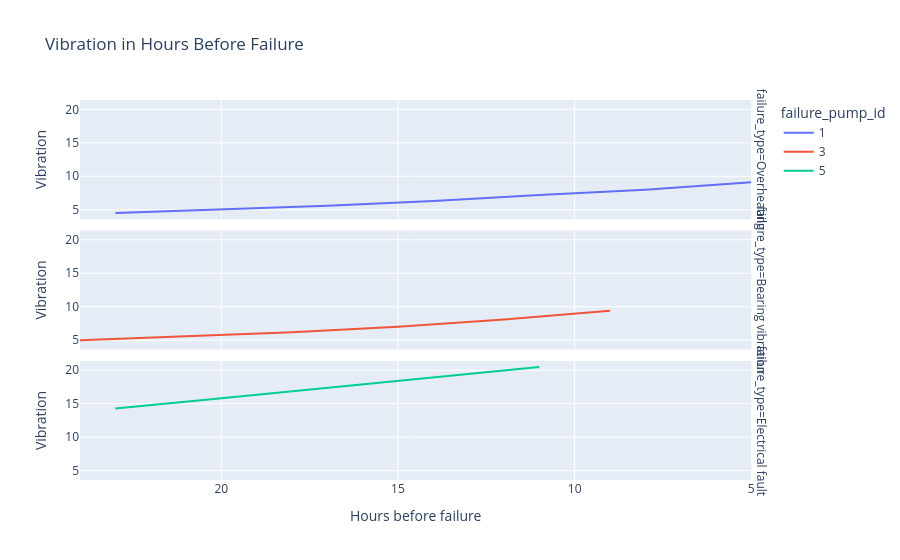

The notebook cell saved with this chart:
### Code cell
if pre_failure_df is not None and len(pre_failure_df) > 0:
    # Vibration ramp-up before failure
    fig = px.line(pre_failure_df.sort_values('hours_before_failure', ascending=True),
                  x='hours_before_failure', y='vibration', 
                  color='failure_pump_id', line_group='failure_pump_id',
                  facet_row='failure_type',
                  title='Vibration in Hours Before Failure',
                  labels={'hours_before_failure': 'Hours before failure', 'vibration': 'Vibration'})
    fig.update_xaxes(autorange='reversed')
    fig.show()

### Figure 1 — Plotly figure (JSON) as saved in the notebook; plotly's stock layout.template omitted (floating-point values rounded to 4 significant figures)
{"data": [{"hovertemplate": "failure_pump_id=1<br>failure_type=Overheating<br>Hours before failure=%{x}<br>Vibration=%{y}<extra></extra>", "legendgroup": "1", "line": {"color": "#636efa", "dash": "solid"}, "marker": {"symbol": "circle"}, "mode": "lines", "name": "1", "orientation": "v", "showlegend": true, "type": "scatter", "x": [5.0, 8.0, 11.0, 14.0, 17.0, 20.0, 23.0], "xaxis": "x3", "y": [9.1, 8.0, 7.2, 6.3, 5.6, 5.0, 4.5], "yaxis": "y3"}, {"hovertemplate": "failure_pump_id=3<br>failure_type=Bearing vibration<br>Hours before failure=%{x}<br>Vibration=%{y}<extra></extra>", "legendgroup": "3", "line": {"color": "#EF553B", "dash": "solid"}, "marker": {"symbol": "circle"}, "mode": "lines", "name": "3", "orientation": "v", "showlegend": true, "type": "scatter", "x": [9.0, 12.0, 15.0, 18.0, 21.0, 24.0], "xaxis": "x2", "y": [9.4, 8.1, 7.0, 6.2, 5.6, 5.0], "yaxis": "y2"}, {"hovertemplate": "failure_pump_id=5<br>failure_type=Electrical fault<br>Hours before failure=%{x}<br>Vibration=%{y}<extra></extra>", "legendgroup": "5", "line": {"color": "#00cc96", "dash": "solid"}, "marker": {"symbol": "circle"}, "mode": "lines", "name": "5", "orientation": "v", "showlegend": true, "type": "scatter", "x": [11.0, 14.0, 17.0, 20.0, 23.0], "xaxis": "x", "y": [20.5, 18.9, 17.3, 15.8, 14.3], "yaxis": "y"}], "layout": {"annotations": [{"font": {}, "showarrow": false, "text": "failure_type=Electrical fault", "textangle": 90, "x": 0.98, "xanchor": "left", "xref": "paper", "y": 0.1567, "yanchor": "middle", "yref": "paper"}, {"font": {}, "showarrow": false, "text": "failure_type=Bearing vibration", "textangle": 90, "x": 0.98, "xanchor": "left", "xref": "paper", "y": 0.5, "yanchor": "middle", "yref": "paper"}, {"font": {}, "showarrow": false, "text": "failure_type=Overheating", "textangle": 90, "x": 0.98, "xanchor": "left", "xref": "paper", "y": 0.8433, "yanchor": "middle", "yref": "paper"}], "autosize": true, "legend": {"title": {"text": "failure_pump_id"}, "tracegroupgap": 0}, "title": {"text": "Vibration in Hours Before Failure"}, "xaxis": {"anchor": "y", "autorange": true, "domain": [0, 0.98], "range": [24, 5], "title": {"text": "Hours before failure"}, "type": "linear"}, "xaxis2": {"anchor": "y2", "autorange": true, "domain": [0, 0.98], "matches": "x", "range": [24, 5], "showticklabels": false, "type": "linear"}, "xaxis3": {"anchor": "y3", "autorange": true, "domain": [0, 0.98], "matches": "x", "range": [24, 5], "showticklabels": false, "type": "linear"}, "yaxis": {"anchor": "x", "autorange": true, "domain": [0, 0.3133], "range": [3.611, 21.39], "title": {"text": "Vibration"}, "type": "linear"}, "yaxis2": {"anchor": "x2", "autorange": true, "domain": [0.3433, 0.6567], "matches": "y", "range": [3.611, 21.39], "title": {"text": "Vibration"}, "type": "linear"}, "yaxis3": {"anchor": "x3", "autorange": true, "domain": [0.6867, 1.0], "matches": "y", "range": [3.611, 21.39], "title": {"text": "Vibration"}, "type": "linear"}}}
